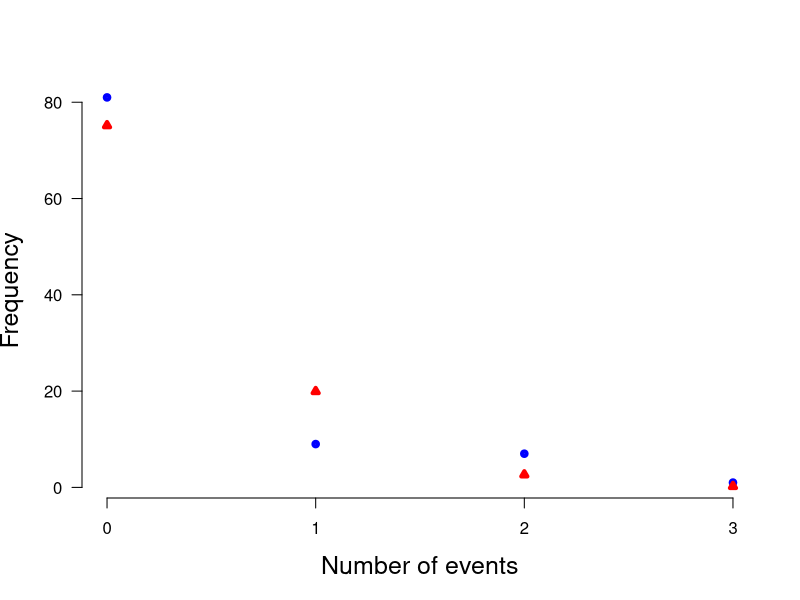

The R script that drew this image:
print('file: BayesianHypBayarri1ExFit.R')
# Bayarri et al. (2008): Example 1
x = 0:3         # number of events
y = c(81,9,7,1) # frequency of events
# ---------------------------------------------------
# Fit Poisson distribution to data:
lambdaEst = sum(x*y)/sum(y) # estimate mean rate
yPredict = dpois(x,lambdaEst)*sum(y)
sflag = 2
if (sflag == 2) {
# png('Bayarri08PoissonFit191114.png',width=16,height=12,units='cm',res=300)
plot(x,y,type='p',lwd=4,col='blue',xlab='Number of events',ylab='Frequency',las=1,cex=0.6,axes=F,cex.lab=1.5)
axis(side=1,labels=x,at=x)
yL = c(0,20,40,60,80)
axis(side=2,labels=yL,at=yL,las=1)
points(x,yPredict,col='red',lwd=4,cex=0.6,pch=24)
# dev.off()
}